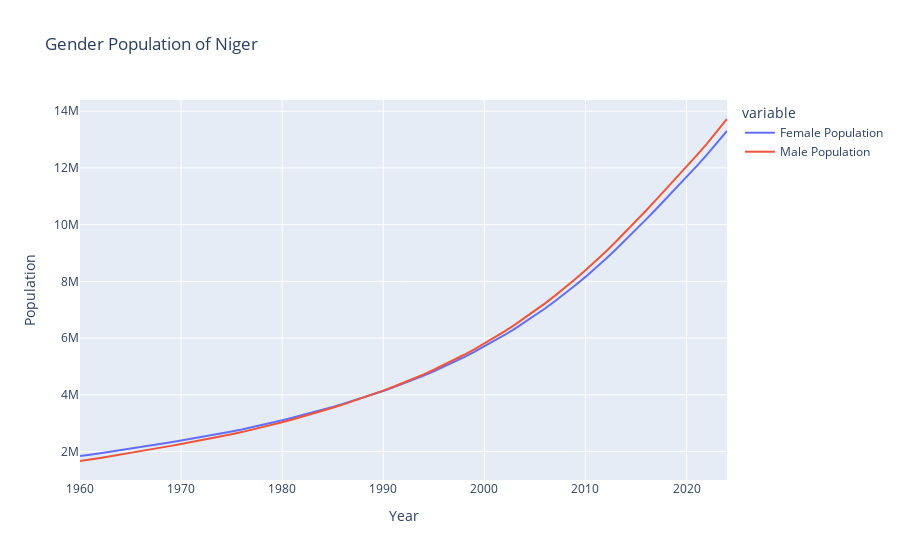

The code cell stored with this chart in its notebook:
### Code cell
# Between Gender in Niger
variable_labels = {"SP.POP.TOTL.FE.IN": "Female Population",
                   "SP.POP.TOTL.MA.IN": "Male Population"}

df = wbdata.get_dataframe(variable_labels, country = Niger).squeeze()

df.index = df.index.astype(int)

df.plot(title="Gender Population of Niger",
                       labels=dict(value="Population",date='Year'))
